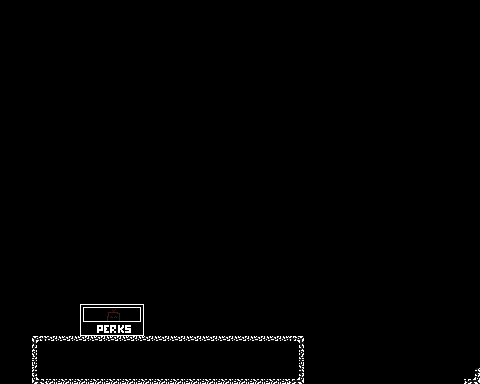

Below is a game level as drawn by its tile map, then a one-line description and the .tmx file that defines it, in full:
An orthogonal 30x24 tile map with 16x16 px tiles, 1 tile layer (ground), 2 tilesets and 6 objects (2x wall, dungeon_entry, shop, ground, player_spawn).

<map version="1.2" tiledversion="1.2.3" orientation="orthogonal" renderorder="right-down" width="30" height="24" tilewidth="16" tileheight="16" infinite="0" nextlayerid="9" nextobjectid="20">
 <tileset firstgid="1" source="tiles.tsx" />
 <tileset firstgid="17" source="shop.tsx" />
 <layer id="8" name="ground" width="30" height="24">
  <data encoding="csv">
12,12,12,12,12,12,12,12,12,12,12,12,12,12,12,12,12,12,12,12,12,12,12,12,12,12,12,12,12,12,
4,4,4,4,4,4,4,4,4,4,4,4,4,4,4,4,4,4,4,4,4,4,4,4,4,4,4,4,4,12,
4,4,4,4,4,4,4,4,4,4,4,4,4,4,4,4,4,4,4,4,4,4,4,4,4,4,4,4,4,4,
4,4,4,4,4,4,4,4,4,4,4,4,4,4,4,4,4,4,4,4,4,4,4,4,4,4,4,4,4,4,
4,4,4,4,4,4,4,4,4,4,4,4,4,4,4,4,4,4,4,4,4,4,4,4,4,4,4,4,4,4,
4,4,4,4,4,4,4,4,4,4,4,4,4,4,4,4,4,4,4,4,4,4,4,4,4,4,4,4,4,4,
4,4,4,4,4,4,4,4,4,4,4,4,4,4,4,4,4,4,4,4,4,4,4,4,4,4,4,4,4,4,
4,4,4,4,4,4,4,4,4,4,4,4,4,4,4,4,4,4,4,4,4,4,4,4,4,4,4,4,4,4,
4,4,4,4,4,4,4,4,4,4,4,4,4,4,4,4,4,4,4,4,4,4,4,4,4,4,4,4,4,4,
4,4,4,4,4,4,4,4,4,4,4,4,4,4,4,4,4,4,4,4,4,4,4,4,4,4,4,4,4,4,
4,4,4,4,4,4,4,4,4,4,4,4,4,4,4,4,4,4,4,4,4,4,4,4,4,4,4,4,4,4,
4,4,4,4,4,4,4,4,4,4,4,4,4,4,4,4,4,4,4,4,4,4,4,4,4,4,4,4,4,4,
4,4,4,4,4,4,4,4,4,4,4,4,4,4,4,4,4,4,4,4,4,4,4,4,4,4,4,4,4,4,
4,4,4,4,4,4,4,4,4,4,4,4,4,4,4,4,4,4,4,4,4,4,4,4,4,4,4,4,4,4,
4,4,4,4,4,4,4,4,4,4,4,4,4,4,4,4,4,4,4,4,4,4,4,4,4,4,4,4,4,4,
4,4,4,4,4,4,4,4,4,4,4,4,4,4,4,4,4,4,4,4,4,4,4,4,4,4,4,4,4,4,
4,4,4,4,4,4,4,4,4,4,4,4,4,4,4,4,4,4,4,4,4,4,4,4,4,4,4,4,4,4,
4,4,4,4,4,4,4,4,4,4,4,4,4,4,4,4,4,4,4,4,4,4,4,4,4,4,4,4,4,4,
4,4,4,4,4,4,4,4,4,4,4,4,4,4,4,4,4,4,4,4,4,4,4,4,4,4,4,4,4,4,
4,4,4,4,4,17,18,19,20,4,4,4,4,4,4,4,4,4,4,4,4,4,4,4,4,4,4,4,4,4,
4,4,4,4,4,21,22,23,24,6,4,4,4,4,4,4,4,4,4,4,4,4,4,4,4,4,4,4,4,4,
13,13,1,2,2,2,2,2,2,2,2,2,2,2,2,2,2,2,3,4,4,4,4,4,4,4,4,4,4,4,
13,13,5,4,4,4,4,4,4,4,6,4,4,4,4,4,4,4,7,4,4,4,4,4,4,4,4,4,4,4,
13,13,9,10,10,10,10,10,10,10,10,10,10,10,10,10,10,10,11,4,4,4,4,4,4,4,4,4,4,11
</data>
 </layer>
 <objectgroup id="5" name="doors" visible="0">
  <object id="17" name="dungeon_entry" x="284" y="293.333" width="20" height="41.3333" />
 </objectgroup>
 <objectgroup id="4" name="shops" visible="0">
  <object id="19" name="shop" x="80" y="304" width="64" height="32" />
 </objectgroup>
 <objectgroup id="2" name="collisions" visible="0">
  <object id="7" name="ground" x="32" y="336">
   <polyline points="0,0 272,0" />
  </object>
  <object id="11" name="wall" x="32" y="336">
   <polyline points="0,0 0,48" />
  </object>
  <object id="12" name="wall" x="304" y="336">
   <polyline points="0,0 0,48" />
  </object>
 </objectgroup>
 <objectgroup id="3" name="spawn" visible="0">
  <object id="5" name="player_spawn" x="52.75" y="325.5">
   <point />
  </object>
 </objectgroup>
</map>
